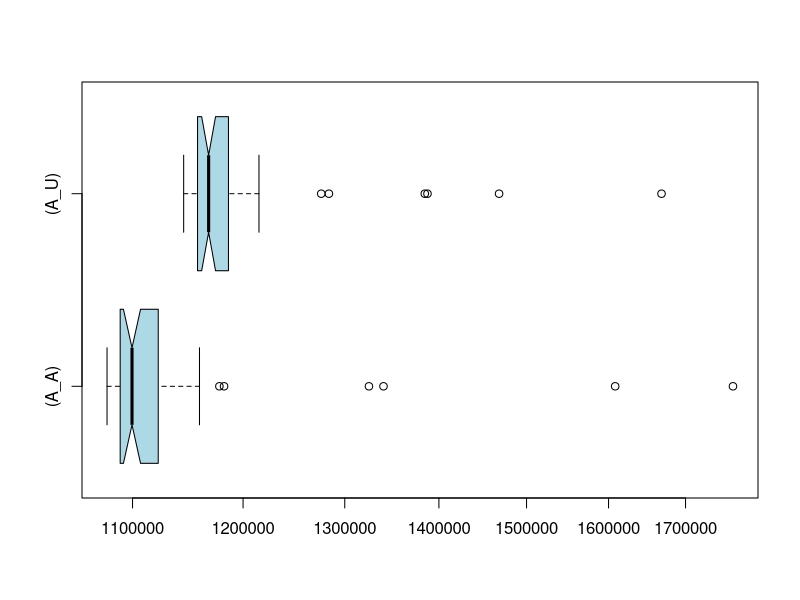

Generate this figure with R:
if (exists("A_A")) remove("A_A")
if (exists("A_U")) remove("A_U")
if (exists("C_A")) remove("C_A")
if (exists("C_U")) remove("C_U")
A_U<-c(1180454,1147624,1177427,1161718,1176429,1173341,1283886,1195298,1154622,1170076,1167500,1195657,1155581,1165450,1151770,1387471,1163278,1168292,1196672,1183016,1158630,1161996,1174719,1467917,1161178,1152132,1186277,1162795,1155139,1208023,1668146,1215105,1149155,1179896,1168629,1159945,1163187,1151158,1178627,1149665,1151570,1157743,1384553,1159313,1151947,1170737,1145164,1159777,1276162,1201741)
A_A<-c(1340249,1083463,1325000,1086230,1159525,1087057,1177819,1110804,1126989,1089414,1122477,1102787,1132808,1081245,1095598,1123822,1090240,1091483,1114293,1090059,1102895,1094126,1182169,1100054,1608402,1078138,1102308,1102066,1085675,1764657,1093383,1108721,1098331,1080601,1125891,1108207,1101011,1094389,1091260,1086580,1082603,1089349,1083901,1092249,1086100,1099111,1099990,1086635,1103644,1134759)
if (exists("A_U")) boxplot.stats(A_U)
if (exists("A_A")) boxplot.stats(A_A)
if (exists("C_U")) boxplot.stats(C_U)
if (exists("C_A")) boxplot.stats(C_A)
if (exists("A_U")) summary(A_U)
if (exists("A_A")) summary(A_A)
if (exists("C_U")) summary(C_U)
if (exists("C_A")) summary(C_A)
if (exists("A_U")) boxplot(A_A,A_U,col="lightblue",horizontal=TRUE,log="x",match=TRUE,names=c("(A_A)","(A_U)"),notch=TRUE)
if (exists("C_U")) boxplot(C_A,C_U,col="lightblue",horizontal=TRUE,log="x",match=TRUE,names=c("(C_A)","(C_U)"),notch=TRUE)
